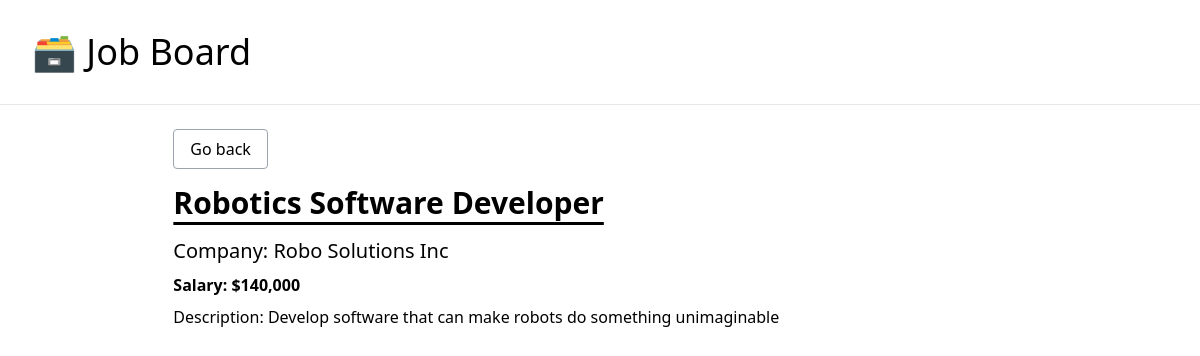
Screenshot of /job/2/ with the database file from the repository.
### job_board/models.py (models this page shows, shortened)
class JobPosting(models.Model):
    title = models.CharField(max_length=100)
    description = models.TextField()
    company = models.CharField(max_length=100)
    salary = models.IntegerField()
    is_active = models.BooleanField(default = False)

### job_board/views.py (the view)
# urls.py: path('job/<int:pk>/', views.job_detail, name='job-detail'),
def job_detail(request, pk):
    posting = get_object_or_404(JobPosting, pk=pk, is_active=True)
    context = {
        "posting": posting
    }
    return render(request, 'job_board/detail.html', context)

### job_board/templates/job_board/detail.html
{% extends 'job_board/_base.html' %}
{% load humanize %}
{% block content %}
<div class="w-10/12 mx-auto">
    <p class="pb-6"><a href="{% url 'home' %}" class="border border-gray-400 rounded px-4 py-2 hover:bg-gray-200">Go back</a></p>
    <h1 class="text-3xl font-semibold pb-4 underline underline-offset-8">{{posting.title}}</h1>
    <p class="pb-2 text-xl">Company: {{posting.company}}</p>
    <p class="pb-2 font-semibold">Salary: ${{posting.salary|intcomma}}</p>
    <p>Description: {{posting.description}}</p>
</div>
{% endblock content %}

### rows the page displays
JobPosting: title "Robotics Software Developer", company "Robo Solutions Inc", salary "140,000", description "Develop software that can make robots do something unimaginable"
